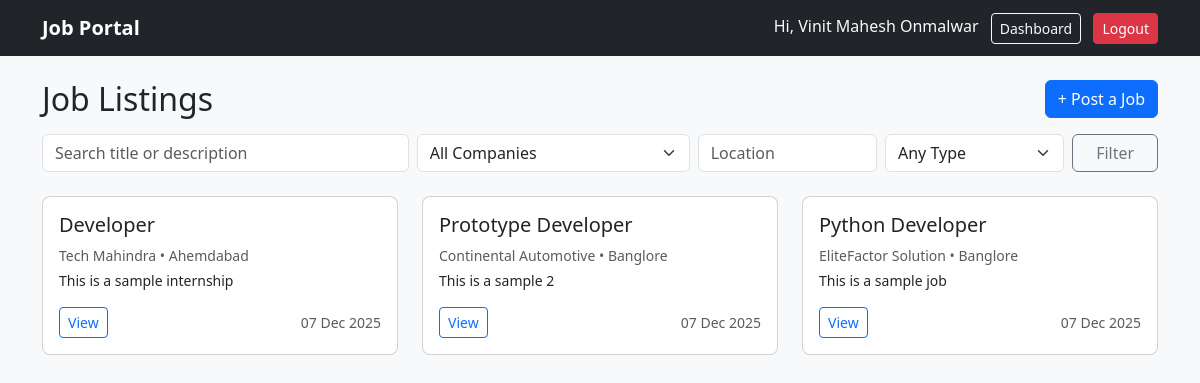
The app's page / (signed in) with its own data.
### app.py (models this page shows, shortened)
class User(db.Model, UserMixin):
    id = db.Column(db.Integer, primary_key=True)
    fullname = db.Column(db.String(100), nullable=False)
    email = db.Column(db.String(100), unique=True, nullable=False)
    password_hash = db.Column(db.String(256), nullable=False)
    is_admin = db.Column(db.Boolean, default=False)
    is_employer = db.Column(db.Boolean, default=False)
    created_at = db.Column(db.DateTime, default=datetime.utcnow)

class Job(db.Model):
    id = db.Column(db.Integer, primary_key=True)
    job_title = db.Column(db.String(100), nullable=False)
    company = db.Column(db.String(100), nullable=False)
    salary = db.Column(db.String(50))
    description = db.Column(db.Text, nullable=False)
    location = db.Column(db.String(50))
    job_type = db.Column(db.String(50))
    created_at = db.Column(db.DateTime, default=datetime.utcnow)
    posted_by_id = db.Column(db.Integer, db.ForeignKey("user.id", ondelete="CASCADE"))
    posted_by = db.relationship("User", backref=db.backref("posted_jobs", cascade="all, delete-orphan"))

### app.py (the view)
@app.route("/")
def index():
    q = request.args.get("q", "").strip()
    company = request.args.get("company", "").strip()
    location = request.args.get("location", "").strip()
    job_type = request.args.get("job_type", "").strip()
    query = Job.query
    if q:
        q_like = f"%{q}%"
        query = query.filter(
            (Job.job_title.ilike(q_like)) | (Job.description.ilike(q_like))
        )
    if company:
        query = query.filter(func.lower(Job.company) == func.lower(company))
    if location:
        query = query.filter(func.lower(Job.location) == func.lower(location))
    if job_type:
        query = query.filter(func.lower(Job.job_type) == func.lower(job_type))
    jobs = query.order_by(Job.created_at.desc()).all()
    companies = [c[0] for c in db.session.query(Job.company).filter(Job.company != None).distinct().all()]
    job_types = [c[0] for c in db.session.query(Job.job_type).filter(Job.job_type != None).distinct().all()]
    return render_template(
        "index.html",
        jobs = jobs,
        q=q,
        company = company,
        location = location,
        job_type = job_type,
        companies = companies,
        job_types=job_types
    )

### app.py (called while the page is built)
@login_manager.user_loader
def load_user(user_id):
    return User.query.get(int(user_id))

### templates/index.html (shortened to what this page needs)
{% extends "base.html" %}
{% block content %}
<div class="d-flex justify-content-between align-items-center mb-3">
    <h2 class="mb-0">Job Listings</h2>
    {% if current_user.is_authenticated and (current_user.is_employer or current_user.is_admin) %}
        <a href="{{url_for('create_job')}}" class="btn btn-primary"> + Post a Job</a>
    {% endif %}
</div>
<form method="get" class="mb-4">
    <div class="row g-2">
        <div class="col-md-4"><input type="text" name="q" class="form-control" placeholder="Search title or description" value="{{q}}"></div>
        <div class="col-md-3">
            <select name="company" class="form-select">
                <option value="">All Companies</option>
            </select>
        </div>
        <div class="col-md-2"><input type="text" name="location" class="form-control" placeholder="Location" value="{{location}}"></div>
        <div class="col-md-2">
            <select name="job_type" class="form-select">
                <option value="">Any Type</option>
            </select>
        </div>
        <div class="col-md-1"><button type="submit" class="btn btn-outline-secondary w-100">Filter</button></div>
    </div>
</form>
<div class="row">
    {% if jobs %}
        {% for job in jobs %}
            <div class="col-md-4 mb-3">
                <div class="card h-100">
                    <div class="card-body d-flex flex-column">
                        <h5 class="card-title">{{job.job_title}}</h5>
                        <p class="small text-muted mb-1">{{job.company}} • {{job.location or "N/A"}} </p>
                        <p class="card-text small text-truncate" style="max-height: 4.5em;">{{job.description}}</p>
                        <div class="mt-auto d-flex justify-content-between align-items-center">
                            <a href="{{url_for('job_detail', job_id=job.id)}}" class="btn btn-sm btn-outline-primary">View</a>
                            <small class="text-muted">{{job.created_at.strftime("%d %b %Y")}}</small>
                        </div>
                    </div>
                </div>
            </div>
        {% endfor %}
    {%else%}
    <div class="col-12"><div class="alert alert-info">No Jobs Found.</div></div>
    {% endif %}
</div>
{% endblock %}

### templates/base.html (shortened to what this page needs)
<!DOCTYPE html>
<html lang="en">
<head>
    <link href="https://cdn.jsdelivr.net/npm/bootstrap@5.3.0/dist/css/bootstrap.min.css" rel="stylesheet">
    <link rel="stylesheet" href="{{url_for('static', filename='css/style.css')}}">
</head>
<body>
<nav class="navbar navbar-expand-lg navbar-dark bg-dark mb-4">
    <div class="container">
        <a class="navbar-brand" href="{{url_for('index')}}">Job Portal</a>
        <div class="ms-auto">
            {% if current_user.is_authenticated %}
                <span class="text-light me-2">Hi, {{current_user.fullname}}</span>
                <a class="btn btn-outline-light btn-sm" href="{{url_for('dashboard')}}">Dashboard</a>
                <a class="btn btn-danger btn-sm ms-2" href="{{url_for('logout')}}">Logout</a>
            {% else %}
            <a class="btn btn-outline-light btn-sm" href="{{url_for('login')}}">Login</a>
            <a class="btn btn-warning btn-sm ms-2" href="{{url_for('register')}}">Register</a>
            {% endif %}
        </div>
    </div>
</nav>
<div class="container">
    {% block content %} {% endblock %}
</div>
</body>
</html>

### static/css/style.css (style rules this page uses)
body { background:#f8f9fa; }
.card { border-radius:8px; }
.navbar-brand { font-weight:700; }

### records on screen
User: fullname "Vinit Mahesh Onmalwar"
Job: job_title "Developer", company "Tech Mahindra", location "Ahemdabad", description "This is a sample internship", created_at "07 Dec 2025"
Job: job_title "Prototype Developer", company "Continental Automotive", location "Banglore", description "This is a sample 2", created_at "07 Dec 2025"
Job: job_title "Python Developer", company "EliteFactor Solution", location "Banglore", description "This is a sample job", created_at "07 Dec 2025"
